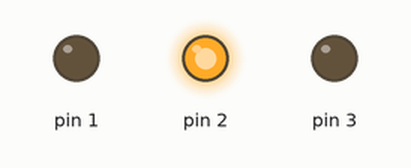
Simulated run of this sketch. Board: Arduino Uno, built with avr-gcc and run on an emulated ATmega328P. Shown: output pins drawn as LEDs (lit = HIGH).

Above: at 0.7 s.
At 3.2 s:
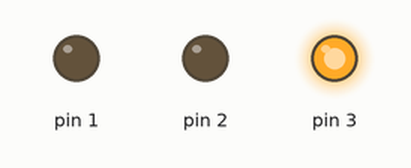
At 4.2 s:
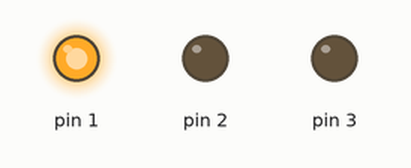
Timing chart, 0 to 5.1 s (numbered marks = the images above):
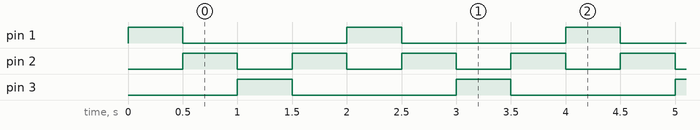

The sketch:

les_series.ino
```cpp
void setup() {
  for(int i = 1 ;i<4;i++)
    pinMode(i,OUTPUT);

  digitalWrite(1,HIGH);
  delay(500);
}

void loop() {
  for(int i = 2 ;i< 4 ; i++){
    digitalWrite(i , HIGH);
    digitalWrite(i-1,LOW);
    delay(500);
  }
 // digitalWrite(3,LOW);
  for(int i = 2;i > 0; i--){
    digitalWrite(i+1,LOW);
    digitalWrite(i, HIGH);
    delay(500);
  }
}
```

Measured:
- by itself, pin 1, pin 3: alternates HIGH for 0.50 s and LOW for 1.5 s
- by itself, pin 2: alternates HIGH for 0.50 s and LOW for 0.50 s
- by itself, everything shown: repeats every 2.0 s, in 4 steps
